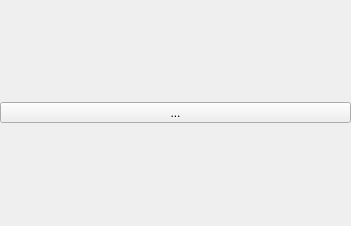
<?xml version="1.0" encoding="UTF-8"?>
<ui version="4.0">
 <class>EmergencyButton</class>
 <widget class="QWidget" name="EmergencyButton">
  <property name="geometry">
   <rect>
    <x>0</x>
    <y>0</y>
    <width>351</width>
    <height>226</height>
   </rect>
  </property>
  <property name="windowTitle">
   <string>Form</string>
  </property>
  <layout class="QVBoxLayout" name="verticalLayout">
   <property name="leftMargin">
    <number>0</number>
   </property>
   <property name="topMargin">
    <number>0</number>
   </property>
   <property name="rightMargin">
    <number>0</number>
   </property>
   <property name="bottomMargin">
    <number>0</number>
   </property>
   <item>
    <widget class="StyledToolButton" name="cmdStop">
     <property name="sizePolicy">
      <sizepolicy hsizetype="Expanding" vsizetype="Fixed">
       <horstretch>0</horstretch>
       <verstretch>0</verstretch>
      </sizepolicy>
     </property>
     <property name="text">
      <string>...</string>
     </property>
    <property name="icon">
    <iconset>
        <normaloff>images/stop.png</normaloff>images/stop.png</iconset>
    </property>
     <property name="iconSize">
      <size>
       <width>48</width>
       <height>48</height>
      </size>
     </property>
     <property name="adjustSize" stdset="0">
      <bool>true</bool>
     </property>
    </widget>
   </item>
  </layout>
 </widget>
 <customwidgets>
  <customwidget>
   <class>StyledToolButton</class>
   <extends>QToolButton</extends>
   <header>styledtoolbutton.h</header>
  </customwidget>
 </customwidgets>
 <resources/>
 <connections/>
</ui>
